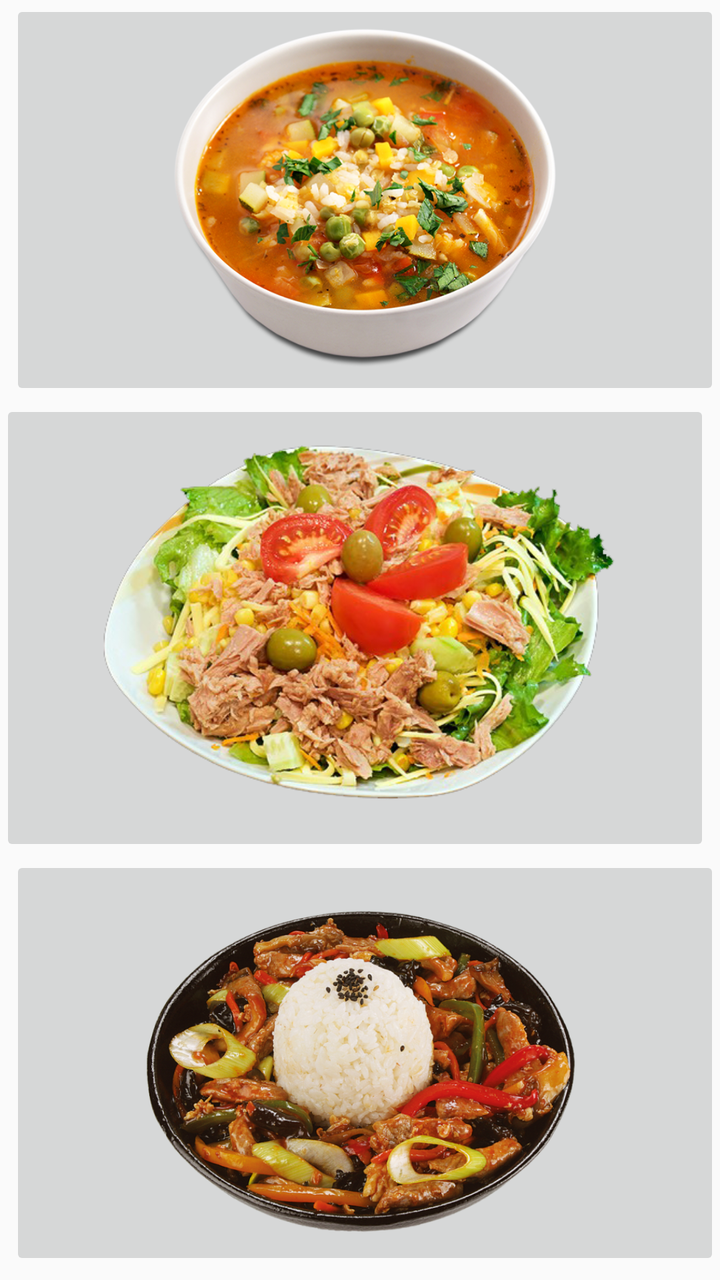
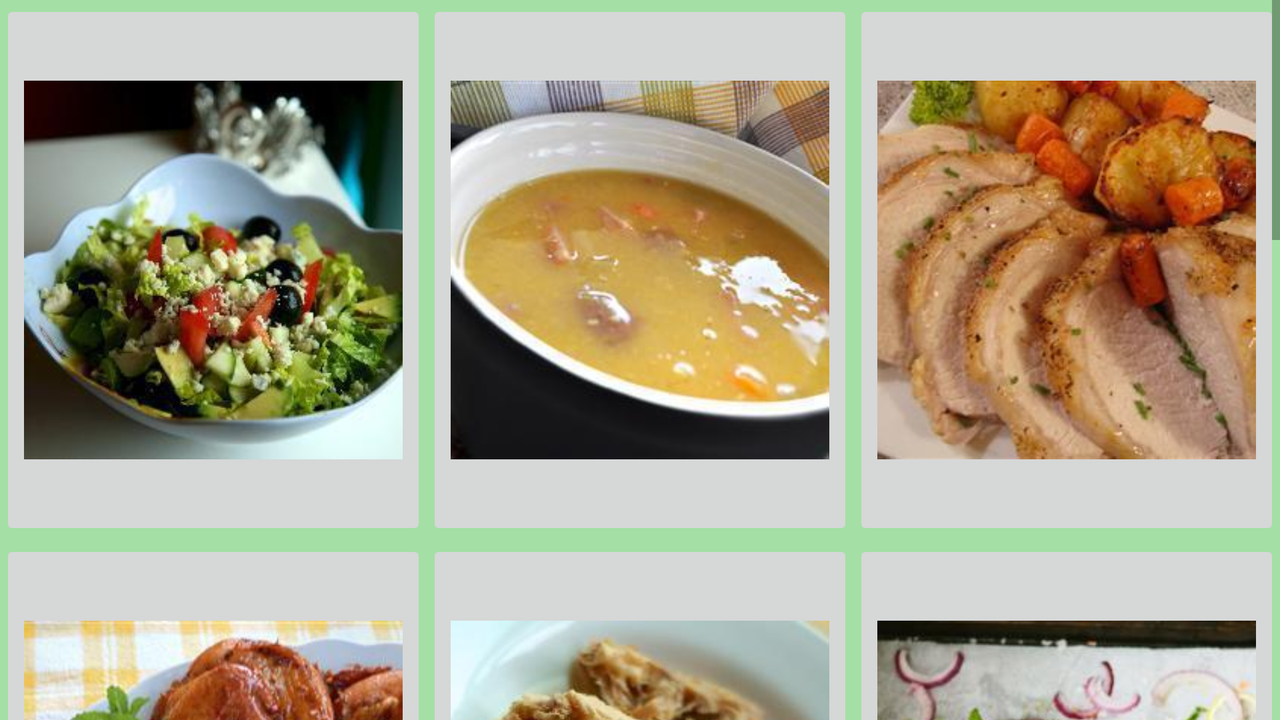

Compare how this app lays out the same screen by default and in its alternative resource folder. The renders come first, then the two layout files and the values they reference.
<!-- AndroidManifest.xml: application theme AppTheme -->
<!-- res/layout/categories_layout.xml -->
<?xml version="1.0" encoding="utf-8"?>
<ScrollView xmlns:android="http://schemas.android.com/apk/res/android"
    android:orientation="horizontal"
    android:layout_width="fill_parent"
    android:layout_height="fill_parent">

<TableLayout xmlns:android="http://schemas.android.com/apk/res/android"
    android:layout_width="match_parent"
    android:layout_height="match_parent">




    <ImageButton
        android:layout_width="match_parent"
        android:layout_height="200dp"
        android:id="@+id/imageButton"
        android:src="@drawable/soup"
        android:clickable="false"
        android:scaleType="fitCenter"
        android:layout_marginLeft="5dp"
        android:layout_row="0"
        android:layout_column="0" />

    <ImageButton
        android:layout_width="200dp"
        android:layout_height="228dp"
        android:id="@+id/imageButton2"
        android:src="@drawable/salad"
        android:scaleType="fitCenter"
        android:layout_marginRight="5dp"
        android:layout_row="0"
        android:layout_column="1" />

    <ImageButton
        android:layout_width="200dp"
        android:layout_height="207dp"
        android:id="@+id/imageButton3"
        android:src="@drawable/vtoroe"
        android:scaleType="fitCenter"
        android:layout_row="1"
        android:layout_column="0"
        android:layout_columnSpan="3"
        android:layout_marginLeft="5dp" />


</TableLayout>
    </ScrollView>
<!-- resources referenced by this layout -->
<resources>
  <!-- drawable salad: png bitmap (drawable, 290778 bytes) -->
  <!-- drawable soup: png bitmap (drawable, 364585 bytes) -->
  <!-- drawable vtoroe: png bitmap (drawable, 516859 bytes) -->
  <style name="AppTheme" parent="Theme.AppCompat.Light.NoActionBar">
          
          <item name="colorPrimary">@color/green</item>
          <item name="colorPrimaryDark">@color/dark_green</item>
      </style>
  <color name="green">#1fa848</color>
  <color name="dark_green">#558000</color>
</resources>
<!-- res/layout-land/categories_layout.xml (the author's variant of the layout above) -->
<!-- drawn on the phone turned sideways -->
<?xml version="1.0" encoding="utf-8"?>
<ScrollView xmlns:android="http://schemas.android.com/apk/res/android"
    android:layout_width="wrap_content"
    android:layout_height="fill_parent"
    android:background="@color/light_green"
    android:orientation="horizontal"
    android:clickable="true"
    android:fillViewport="false"
    android:focusable="false"
    android:focusableInTouchMode="false">

    <TableLayout xmlns:android="http://schemas.android.com/apk/res/android"
        android:layout_width="wrap_content"
        android:layout_height="wrap_content"
        android:baselineAligned="true"
        android:measureWithLargestChild="false"
        android:showDividers="beginning|end"
        android:visibility="visible">

        <TableRow
            android:layout_width="wrap_content"
            android:layout_height="wrap_content">


            <ImageButton
                android:layout_width="wrap_content"
                android:layout_height="wrap_content"
                android:id="@+id/imageButton"
                android:src="@drawable/salad_cat"
                android:scaleType="fitCenter"
                android:layout_weight="0.35" />

            <ImageButton
                android:layout_width="wrap_content"
                android:layout_height="wrap_content"
                android:id="@+id/imageButton2"
                android:src="@drawable/soup_cat"
                android:scaleType="fitCenter"
                android:layout_weight="0.35" />

            <ImageButton
                android:layout_width="wrap_content"
                android:layout_height="wrap_content"
                android:id="@+id/imageButton3"
                android:src="@drawable/meat_cat"
                android:scaleType="fitCenter"
                android:layout_weight="0.35" />

        </TableRow>

        <TableRow
            android:layout_width="match_parent"
            android:layout_height="match_parent">

            <ImageButton
                android:layout_width="wrap_content"
                android:layout_height="wrap_content"
                android:id="@+id/imageButton4"
                android:src="@drawable/chicken_cat"
                android:scaleType="fitCenter"
                android:layout_weight="0.35" />

            <ImageButton
                android:layout_width="wrap_content"
                android:layout_height="wrap_content"
                android:id="@+id/imageButton5"
                android:src="@drawable/vtoroe_cat"
                android:scaleType="fitCenter"
                android:layout_weight="0.35" />

            <ImageButton
                android:layout_width="wrap_content"
                android:layout_height="wrap_content"
                android:id="@+id/imageButton6"
                android:src="@drawable/fish_cat"
                android:scaleType="fitCenter"
                android:layout_weight="0.35" />
        </TableRow>

        <TableRow
            android:layout_width="match_parent"
            android:layout_height="match_parent">

            <ImageButton
                android:layout_width="wrap_content"
                android:layout_height="wrap_content"
                android:id="@+id/imageButton7"
                android:src="@drawable/vegetables_cat"
                android:scaleType="fitCenter"
                android:layout_gravity="bottom"
                android:layout_weight="0.35" />

            <ImageButton
                android:layout_width="wrap_content"
                android:layout_height="wrap_content"
                android:id="@+id/imageButton8"
                android:src="@drawable/vypechka_cat"
                android:scaleType="fitCenter"
                android:layout_weight="0.35" />

            <ImageButton
                android:layout_width="wrap_content"
                android:layout_height="wrap_content"
                android:id="@+id/drinksButton"
                android:src="@drawable/drinks_cat"
                android:scaleType="fitCenter"
                android:layout_weight="0.35" />
        </TableRow>

        <TableRow
            android:layout_width="fill_parent"
            android:layout_height="match_parent">

            <ImageButton
                android:layout_width="wrap_content"
                android:layout_height="wrap_content"
                android:id="@+id/imageButton10"
                android:src="@drawable/prazdniki_cat"
                android:scaleType="fitCenter" />
        </TableRow>

    </TableLayout>

</ScrollView>
<!-- resources referenced by the variant -->
<!-- as the phone turned sideways resolves them -->
<resources>
  <color name="light_green">#a4dfa5</color>
  <!-- drawable chicken_cat: jpg bitmap (drawable, 14016 bytes) -->
  <!-- drawable drinks_cat: jpg bitmap (drawable, 13735 bytes) -->
  <!-- drawable fish_cat: jpg bitmap (drawable, 14300 bytes) -->
  <!-- drawable meat_cat: jpg bitmap (drawable, 13079 bytes) -->
  <!-- drawable prazdniki_cat: jpg bitmap (drawable, 16690 bytes) -->
  <!-- drawable salad_cat: jpg bitmap (drawable, 12853 bytes) -->
  <!-- drawable soup_cat: jpg bitmap (drawable, 9946 bytes) -->
  <!-- drawable vegetables_cat: jpg bitmap (drawable, 13993 bytes) -->
  <!-- drawable vtoroe_cat: jpg bitmap (drawable, 10643 bytes) -->
  <!-- drawable vypechka_cat: jpg bitmap (drawable, 12348 bytes) -->
  <style name="AppTheme" parent="Theme.AppCompat.Light.NoActionBar">
          
          <item name="colorPrimary">@color/green</item>
          <item name="colorPrimaryDark">@color/dark_green</item>
      </style>
  <color name="green">#1fa848</color>
  <color name="dark_green">#558000</color>
</resources>
